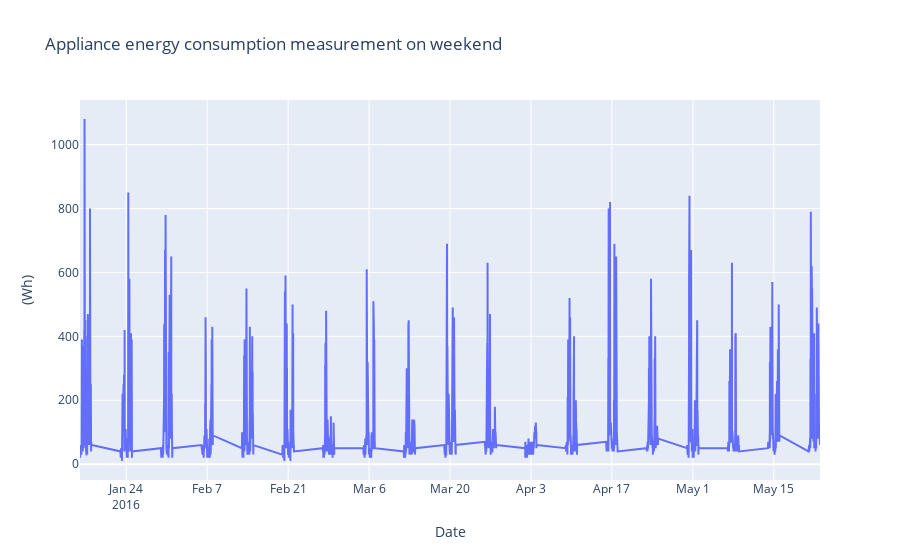

The notebook cell this image was saved under:
### Code cell
# Filas de lecturas fin de semana
temp_weekend =  data[data['WEEKDAY'] == 1]
# Graficar
visData = go.Scatter( x= temp_weekend.date  ,  mode = "lines", y = temp_weekend.Appliances )
layout = go.Layout(title = 'Appliance energy consumption measurement on weekend' , xaxis=dict(title='Date'), yaxis=dict(title='(Wh)'))
fig = go.Figure(data=[visData],layout=layout)

fig.show()

### Figure 1 — Plotly figure (JSON) as saved in the notebook; plotly's stock layout.template omitted (floating-point values rounded to 4 significant figures; data arrays with more than 128 entries replaced by an {"elided": "..."} marker saying what was removed)
{"data": [{"mode": "lines", "type": "scatter", "x": {"elided": "5472 str values"}, "y": {"elided": "5472 int values"}}], "layout": {"title": {"text": "Appliance energy consumption measurement on weekend"}, "xaxis": {"title": {"text": "Date"}}, "yaxis": {"title": {"text": "(Wh)"}}}}
